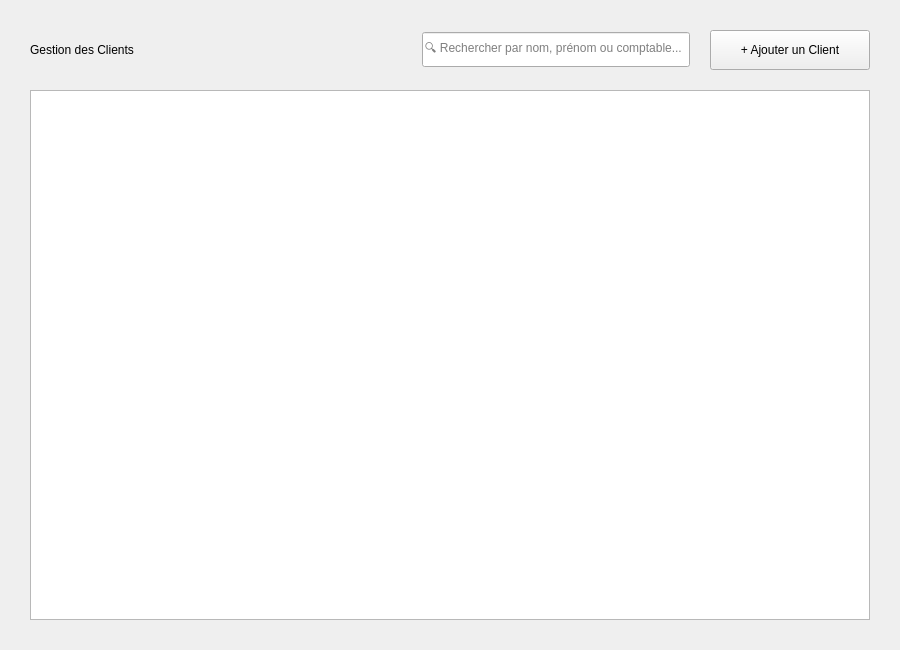
<?xml version="1.0" encoding="UTF-8"?>
<ui version="4.0">
 <class>ClientsPage</class>
 <widget class="QWidget" name="ClientsPage">
  <property name="geometry">
   <rect>
    <x>0</x>
    <y>0</y>
    <width>900</width>
    <height>650</height>
   </rect>
  </property>
  <layout class="QVBoxLayout" name="verticalLayout">
   <property name="spacing">
    <number>20</number>
   </property>
   <property name="leftMargin"><number>30</number></property>
   <property name="topMargin"><number>30</number></property>
   <property name="rightMargin"><number>30</number></property>
   <property name="bottomMargin"><number>30</number></property>
   <item>
    <layout class="QHBoxLayout" name="headerLayout">
     <item>
      <widget class="QLabel" name="lbl_title">
       <property name="text">
        <string>Gestion des Clients</string>
       </property>
      </widget>
     </item>
     <item>
      <spacer name="horizontalSpacer">
       <property name="orientation">
        <enum>Qt::Horizontal</enum>
       </property>
       <property name="sizeHint" stdset="0">
        <size>
         <width>40</width>
         <height>20</height>
        </size>
       </property>
      </spacer>
     </item>
     <item>
        <widget class="QLineEdit" name="input_search">
        <property name="minimumSize">
        <size>
        <width>0</width>
        <height>35</height>
        </size>
        </property>
        <property name="placeholderText">
        <string>🔍 Rechercher par nom, prénom ou comptable...</string>
        </property>
        <property name="clearButtonEnabled">
        <bool>true</bool>
        </property>
        </widget>
     </item>
     <item>
      <widget class="QPushButton" name="btn_ajouter">
       <property name="minimumSize">
        <size>
         <width>160</width>
         <height>40</height>
        </size>
       </property>
       <property name="text">
        <string>+ Ajouter un Client</string>
       </property>
      </widget>
     </item>
    </layout>
   </item>
   <item>
    <widget class="QTableWidget" name="table_clients">
     <property name="alternatingRowColors"><bool>true</bool></property>
     <property name="selectionBehavior">
      <enum>QAbstractItemView::SelectRows</enum>
     </property>
     <attribute name="verticalHeaderVisible"><bool>false</bool></attribute>
    </widget>
   </item>
  </layout>
 </widget>
</ui>
